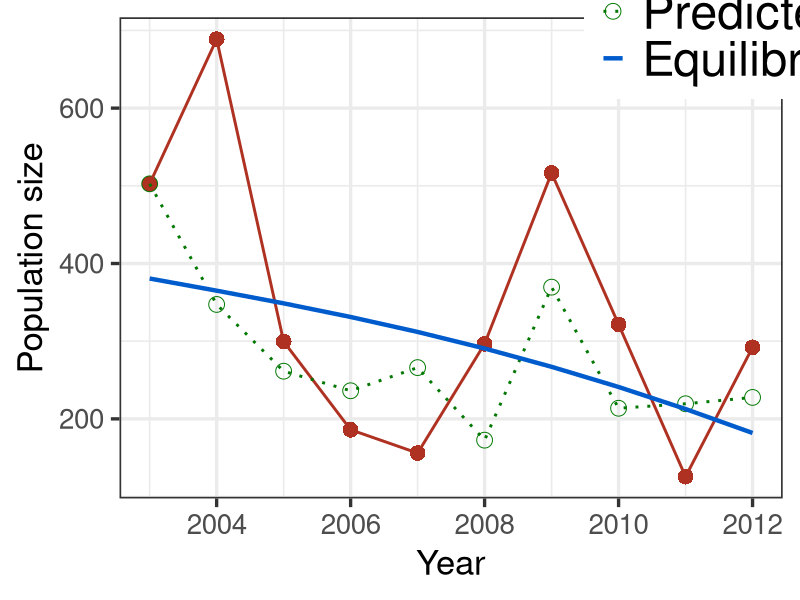
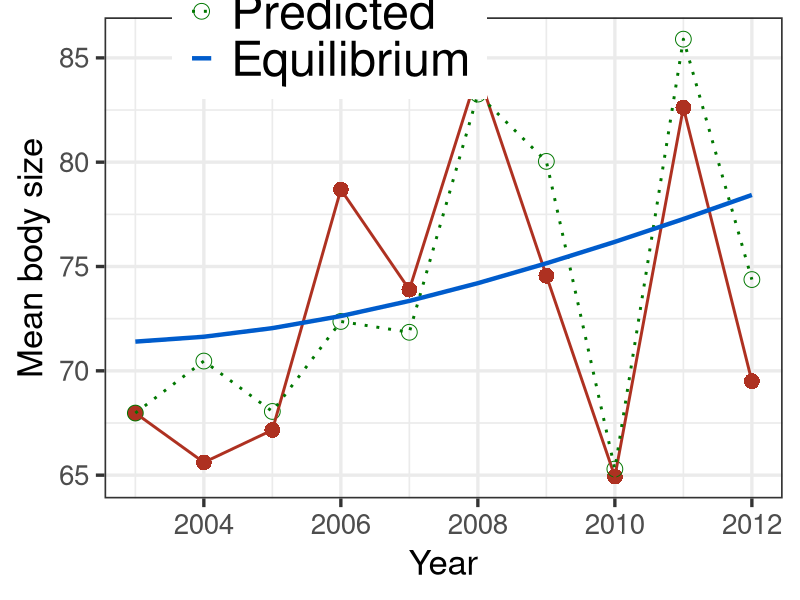
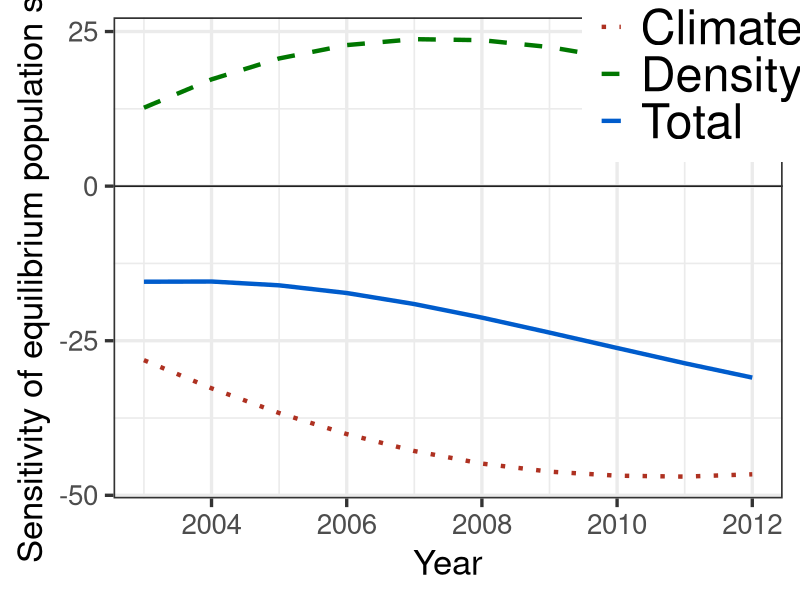
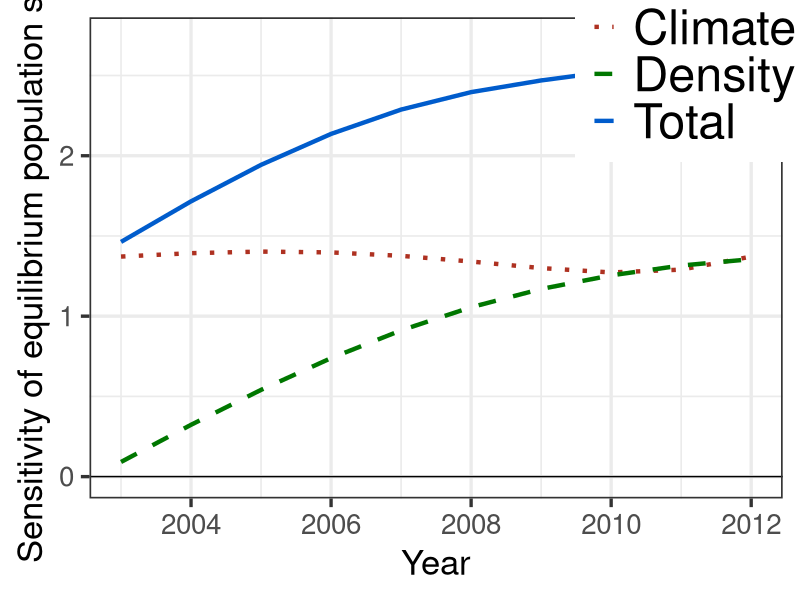
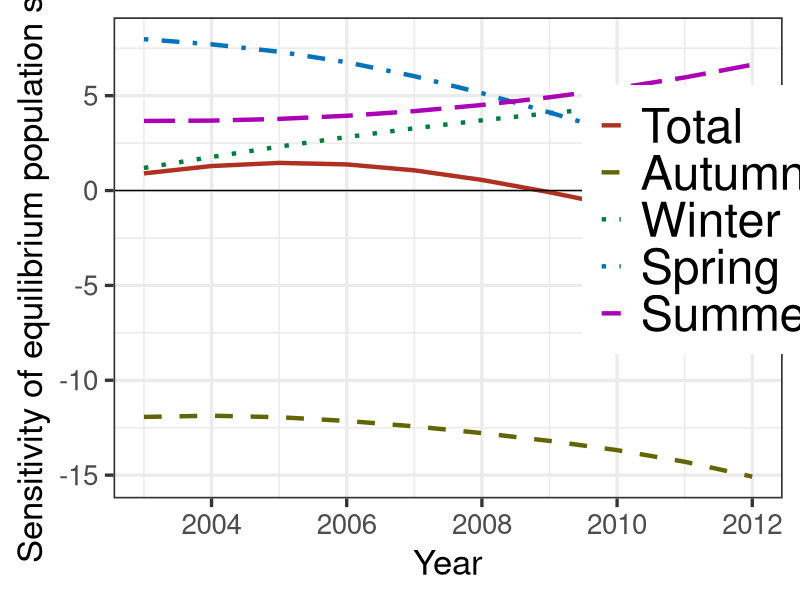
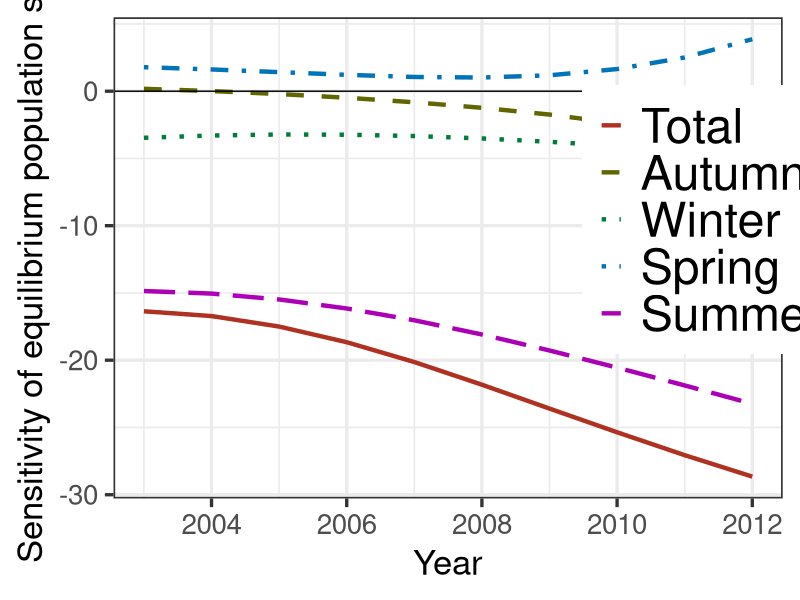
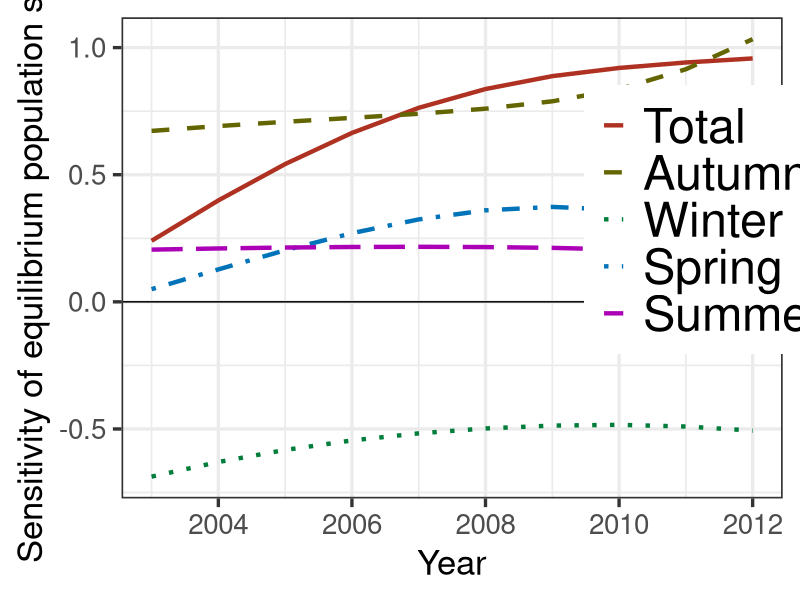
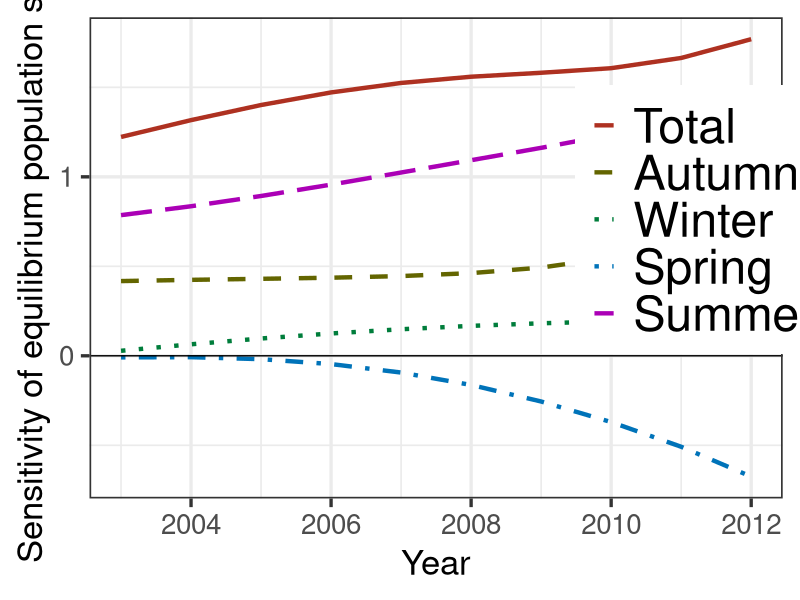

Recreate these plots in R, in order.
## ---- chunk 1
library(ggplot2)
library(dplyr)
library(tidyr)
## ---- chunk 2

capwords <- function(s, strict = FALSE) {
    cap <- function(s) paste(toupper(substring(s, 1, 1)),
                  {s <- substring(s, 2); if(strict) tolower(s) else s},
                             sep = "", collapse = " " )
    sapply(strsplit(s, split = " "), cap, USE.NAMES = !is.null(names(s)))
}

## ---- chunk 3
cbbPalette <- c("#000000", 
                #"#E69F00", "#56B4E9", "#009E73", "#F0E442", 
                "#0072B2", "#D55E00"
                #, "#CC79A7"
                )
## ---- chunk 4

fig1 <- read.csv('Copy of Figure 1.csv',header=T)

#make long
f1 <- 
  select(fig1,-X) %>%
  gather(type,value,observed.length:equilibrium.N) %>%
  separate(type, c("type", "var")) %>%
  mutate( type = factor(type,levels=c('observed','predicted','equilibrium'),
                             labels=c('Observed','Predicted','Equilibrium'), ordered=T) ) 

################################
# Fig 4 Left
fig4 <- read.csv('Fig 4 left column.csv',header=T)
f4 <- select(fig4,-X) %>% 
      mutate( effect = ifelse(Type=='Direct','Climate',ifelse(Type=='Indirect','Density','Total')),
              year= iter + 2002,
              trait='N') 

# Fig 4 Center and Right
fig4CR <- read.csv('Fig 4 cen and right column.csv',header=T)
f4CRa <- select(fig4CR,-X) %>% 
         mutate( year= iter + 2002 ) 
# get totals
f4CRb <- f4CRa %>%         
         group_by( Env,River,iter,year ) %>%
         summarise( dNdt = sum( dNdt )) %>%
         mutate( wrtSeason = 'Total' )

f4CR <- bind_rows(f4CRa,f4CRb) %>%
    mutate( type = factor(wrtSeason,levels=c('Total','Autumn','Winter','Spring','Summer'), ordered=T),
            trait = 'N') 


################################
# Fig 6 Left
fig6 <- read.csv('Fig 6 left column.csv',header=T)
f6 <- select(fig6,-X) %>% 
      mutate( effect = ifelse(Type=='Direct','Climate',ifelse(Type=='Indirect','Density','Total')),
              year= iter + 2002,
              trait='length') 

# Fig 6 Center and Right
fig6CR <- read.csv('Fig 6 cen and right column.csv',header=T)
f6CRa <- select(fig6CR,-X) %>% 
         mutate( year= iter + 2002 ) 
# get totals
f6CRb <- f6CRa %>%         
         group_by( Env,River,iter,year ) %>%
         summarise( dNdt = sum( dNdt )) %>%
         mutate( wrtSeason = 'Total' )

f6CR <- bind_rows(f6CRa,f6CRb) %>%
    mutate( type = factor(wrtSeason,levels=c('Total','Autumn','Winter','Spring','Summer'), ordered=T),
            trait = 'Size') 


#put traits together
f46 <- bind_rows(f4,f6)
f46CR <- bind_rows(f4CR,f6CR)

## ---- chunk 5
popSizeWB <- 
  
filter(f1, river=='Westbrook' & var=='N') %>%
ggplot( aes(year,value,shape=type,linetype=type,color=type,size=type) ) +
  geom_point(size=5)+#, shape=16) +
  geom_line() +
  theme_bw(base_size=25) +
  theme(legend.justification=c(0,0), legend.position=c(.7,.83),
        legend.title=element_blank(),
        legend.text = element_text(size = 35)) +
  scale_x_continuous('Year',limits=c(2003,2012), breaks=c(seq(2002,2012,2))) +
  scale_y_continuous('Population size') +
  scale_shape_manual(values=c(16,1,NA)) +
  scale_linetype_manual(values=c(1,3,1)) +
 # scale_colour_manual(values=cbbPalette)+#c("red","blue",'black')) +
  scale_size_manual(values=c(1.,1,1.5)) +
  scale_color_hue(l=40)

ggsave( file=paste0(getwd(),'/popSizeWB.png'), plot=popSizeWB, dpi=600 , width=6,height=5, units='in', scale=2 )

###############
# size

lengthWB <- 
  
filter(f1, river=='Westbrook' & var=='length') %>%
ggplot( aes(year,value,shape=type,linetype=type,color=type,size=type) ) +
  geom_point(size=5)+#, shape=16) +
  geom_line() +
  theme_bw(base_size=25) +
  theme(legend.justification=c(0,0), legend.position=c(.1,.83),
        legend.title=element_blank(),
        legend.text = element_text(size = 35)) +
  scale_x_continuous('Year',limits=c(2003,2012), breaks=c(seq(2002,2012,2))) +
  scale_y_continuous('Mean body size') +
  scale_shape_manual(values=c(16,1,NA)) +
  scale_linetype_manual(values=c(1,3,1)) +
 # scale_colour_manual(values=cbbPalette)+#c("red","blue",'black')) +
  scale_size_manual(values=c(1.,1,1.5)) +
  scale_color_hue(l=40)

ggsave( file=paste0(getwd(),'/lengthWB.png'), plot=lengthWB, dpi=600 , width=6,height=5, units='in', scale=2 )

## ---- chunk 6
###################
# Sensitivities

# PopSize

ggSens <- function(d,riv,t){
  gg <- 
  filter(d, River==riv & trait == t ) %>%
  ggplot( aes( year,dNdt,linetype=effect,color=effect ) ) +
  #geom_point(size=5)+#, shape=16) +
    geom_line(size=1.5) +
    theme_bw(base_size=25) +
    theme(legend.justification=c(0,0), legend.position=c(0.7,0.7),
          legend.title=element_blank(),
          legend.text = element_text(size = 35)) +
    scale_x_continuous('Year',limits=c(2003,2012), breaks=c(seq(2002,2012,2))) +
    scale_y_continuous('Sensitivity of equilibrium population size') +
    scale_linetype_manual(values=c(3,2,1)) +
    scale_color_hue(l=40) +
    geom_hline(yintercept=0)

  ggsave( file=paste0(getwd(),'/sens',t,riv,'.png'), plot=gg, dpi=600, width=6,height=5,units='in', scale=2 )
  return(gg)
} 

gN <- ggSens(f46,'Westbrook','N')
gLength <- ggSens(f46,'Westbrook','length')

## ---- chunk 7
###################
# Flow

sensPopSizeF_WB <- 

  
ggSensFT <- function(d,riv,t,e){ 
  
gg <-     
filter(d, River==riv & trait==t, Env == e ) %>%
ggplot( aes( year,dNdt,linetype=type,color=type ) ) +
  #geom_point(size=5)+#, shape=16) +
  geom_line(size=1.5) +
  theme_bw(base_size=25) +
  theme(legend.justification=c(0,0), legend.position=c(0.7,0.3),
        legend.title=element_blank(),
        legend.text = element_text(size = 35)) +
  scale_x_continuous('Year',limits=c(2003,2012), breaks=c(seq(2002,2012,2))) +
  scale_y_continuous('Sensitivity of equilibrium population size') +
  scale_linetype_manual(values=c(1,2,3,4,5)) +
 # scale_colour_manual(values=cbbPalette)+#c("red","blue",'black')) +
  scale_color_hue(l=40) +
  geom_hline(yintercept=0)

ggsave( file=paste0(getwd(),'/sens',t,e,riv,'.png'), plot=gg, dpi=600 , width=6,height=5, units='in', scale=2 )

return(gg)
}

gNF <- ggSensFT(f46CR,'Westbrook','N','Flow')
gNT <- ggSensFT(f46CR,'Westbrook','N','Temp')
gLF <- ggSensFT(f46CR,'Westbrook','Size','Flow')
gLT <- ggSensFT(f46CR,'Westbrook','Size','Temp')

